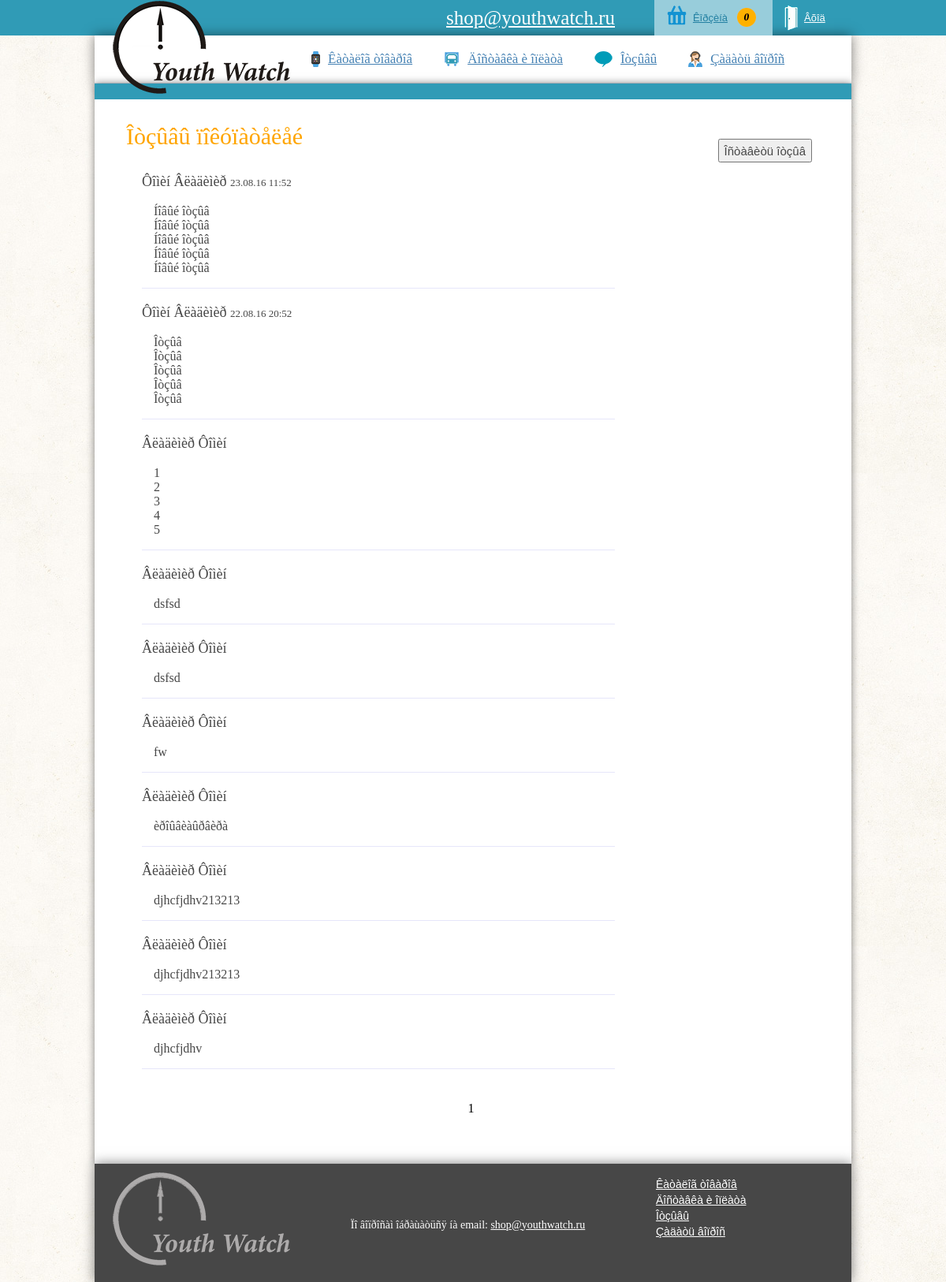
Screenshot of /reviews.php with the database file from the repository.
### tables this page shows
CREATE TABLE `reviews` (
  `rev_id` int(11) NOT NULL AUTO_INCREMENT,
  `name` varchar(40) DEFAULT NULL,
  `review` varchar(500) DEFAULT NULL,
  `date` varchar(20) DEFAULT NULL,
  `time` varchar(20) DEFAULT NULL,
  `user_id` int(11) DEFAULT NULL,
  PRIMARY KEY (`rev_id`)
);

### reviews.php (the view, shortened to what this page needs)
<?php
	require_once ("scripts/view.php");
?>
<!DOCTYPE HTML>
<html lang="ru">
<head>
	<link href="css/index.css" rel="stylesheet" type="text/css">
	<link href="css/reviews.css" rel="stylesheet" type="text/css">
</head>
<body>
<header>
	<div id="header_box">
		<a href="index.php"><img src="../img/logo.png"></a>
		<span id="mail">shop@youthwatch.ru</span>
	</div>
</header>
<nav id = "menu">
	<ul>
		<li><img src="../img/watch.png"><a href ="catalog.php">Êàòàëîã òîâàðîâ</a></li>
		<li><img src="../img/Truck.png"><a href = "delivery.php">Äîñòàâêà è îïëàòà</a></li>
		<li><img src="../img/otzivi.png"><a href = "reviews.php">Îòçûâû</a></li>
		<li><img src="../img/support.png"><a href = "question.php">Çàäàòü âîïðîñ</a></li>
	</ul>
</nav>
<div id="container">
	<div id="line">
	</div>
	<div id="content">
	<?php
		if(isset($_SESSION['user_id'])){
			echo '<input id="send_rev" class="rev_unlock" type="button" value="Îñòàâèòü îòçûâ"></input>';
		}
		else echo '<input id="send_rev" class="rev_lock" type="button" value="Îñòàâèòü îòçûâ"></input>';
	?>
		<p id="title">Îòçûâû ïîêóïàòåëåé</p>
		<?php
		$count_query = mysql_query("SELECT COUNT(1) FROM reviews");
		$count = mysql_fetch_array( $count_query );
		$count_page = intval($count[0]/10)+1;
		if(($count[0]%10)==0) $count_page--;
		if (isset($_GET['page']) && ($_GET['page'])>0 && ($_GET['page'])<=$count_page){
			$page = (int)$_GET['page'] - 1;
			$skip = $page*10;
			$select_query = "SELECT rev_id,name, review,date,time,user_id FROM reviews ORDER BY rev_id DESC LIMIT ".$skip.", 10;";
		}
		else {
			$select_query = "SELECT rev_id,name, review,date,time,user_id FROM reviews ORDER BY rev_id DESC LIMIT 10;";
		}
			$res = mysql_query($select_query);
			while ($row = mysql_fetch_assoc($res)){
            $name = $row['name'];
			$review = preg_replace("/\r\n|\n|\r/", "<br>", $row['review']);
			$date = $row['date'];
			$time = $row['time'];
			$rev_id = $row['rev_id'];
            echo '<div class="review" rev_id='.$rev_id.'>';
			echo '<p class="name">'.$name.'  <span style="font-size:13px;"> '.$date.' '.$time.'</span></p>';
			echo '<p style="clear:both; margin-left:15px;font-family:Comic Sans, Comic Sans MS, cursive;">'.$review.'</p>';
			echo '</div>';
         }
		 $current_page=1;
		echo '<nav id="count_page">';
		echo '<ul>';
		if($count_page<=10){
					 for($i = 1;$i<=$count_page;$i++){
						 if($i == $current_page)
							 echo '<li>'.$i.'</li>';
						else
						echo '<li><a href="reviews.php?page='.$i.'">'.$i.'</a></li>';
					 }
				}
				echo '</ul>';
				echo '</nav>';
		?>
	</div>
</div>
<footer>
	<img src="../img/logo_footer.png">
	<div id="footer_box">
		<div id="footer_block">
			<nav id="footer_menu">
				<ul>
					<li><a href ="catalog.php">Êàòàëîã òîâàðîâ</a></li>
					<li><a href = "delivery.php">Äîñòàâêà è îïëàòà</a></li>
					<li><a href = "reviews.php">Îòçûâû</a></li>
					<li><a href = "question.php">Çàäàòü âîïðîñ</a></li>
				</ul>
			</nav>
			<div id="footer_mail">
				Ïî âîïðîñàì îáðàùàòüñÿ íà email: <span style="text-decoration:underline;">shop@youthwatch.ru</span>
			</div>
		</div>
		<div id="share">
		</div>
	</div>
</footer>
</body>
</html>

### css/index.css (style rules this page uses)
html { padding:0;width:100%;min-width:960px;margin:0; }
body { background:url(../img/background.jpg); width:100%; min-width:960px; padding:0; margin:0; }
header { width:100%; height:45px; margin:0 auto; background:#309bb6; padding:0; min-width:960px; }
#container { margin:0 auto; min-width:960px; padding:0 0 40px 0; width:75%; box-shadow: 0 0 10px rgba(0,0,0,0.5); background:white; }
#content { width:100%; background:white; }
#header_box { margin:0 auto; width:75%; min-width:960px; padding:0; }
header img { margin-left:20px; margin-top:0px; height:120px; float:left; }
img { -moz-user-select: none; -o-user-select:none; -khtml-user-select: none; -webkit-user-select: none; -ms-user-select: none; user-select: none; }
#mail { color:white; margin-right:50px; line-height:45px; font-size:25px; text-decoration:underline; height:45px; float:right; }
footer { margin:0 auto; min-width:960px; padding:0; width:75%; height:150px; clear:both; background:#474747; box-shadow: 0 0 15px rgba(0,0,0,0.5); }
footer img { margin: 10px 0 0 20px; float:left; }
#footer_box { height:100%; margin:0 0 0 265px; overflow:hidden; color:white; }
#footer_block { height:75%; clear:both; }
#footer_mail { width:60%; height:90%; font-size:14px; text-align:center; padding-top:10%; }
#footer_menu { float:right; height:100%; width:268px; }
#footer_menu ul { list-style-type:none; padding:0; height:100%; margin-left:20px; }
#footer_menu a { font-family: 'PT Sans Narrow', sans-serif; font-size:14px; line-height:20px; color:white; }
#share { height:25%; }
#menu { width:75%; min-width:960px; margin: 0 auto; height:60px; padding:0; border-bottom: 1.5px solid #d3dde7; background:white; box-shadow: 0 0 15px rgba(0,0,0,0.5); }
#menu ul { list-style-type:none; padding:0; height:100%; margin:0 0 0 250px; }
#menu li { float:left; height:100%; margin-right:30px; line-height:60px; margin-left:10px; }
#menu li>img { clear:both; height:20px; margin-top:20px; float:left; margin-right:10px; }
#menu a { font-size:17px; color:#4682B4; }
#line { width:100%; background:#309bb6; height:20px; }

### css/reviews.css (style rules this page uses)
#content { position:relative; min-height:600px; }
#title { font-size:30px; color:orange; margin-left:40px; }
#send_rev { position:absolute; top:20px; right:50px; height:30px; font-size:15px; color:#474747; }
.review { color:#474747; width:600px; margin:0 0 20px 60px; border-bottom:1px #E6E6FA solid; }
.name { font-size:18px; margin-top:0; float:left; }
#count_page { width:300px; margin: 0 auto; height:60px; padding:0; }
#count_page ul { list-style-type:none; padding:0; height:100%; text-align:center; }
#count_page li { display:inline-block; height:100%; margin-right:5px; line-height:60px; }

### rows the page displays
reviews: name "Ôîìèí Âëàäèìèð", date "23.08.16", time "11:52", review "Íîâûé îòçûâ Íîâûé îòçûâ Íîâûé îòçûâ Íîâûé îòçûâ Íîâûé îòçûâ"
reviews: name "Ôîìèí Âëàäèìèð", date "22.08.16", time "20:52", review "Îòçûâ Îòçûâ Îòçûâ Îòçûâ Îòçûâ"
reviews: name "Âëàäèìèð Ôîìèí", review "1 2 3 4 5"
reviews: name "Âëàäèìèð Ôîìèí", review "dsfsd"
reviews: name "Âëàäèìèð Ôîìèí", review "dsfsd"
reviews: name "Âëàäèìèð Ôîìèí", review "fw"
reviews: name "Âëàäèìèð Ôîìèí", review "èðîûâèàûðâèðà"
reviews: name "Âëàäèìèð Ôîìèí", review "djhcfjdhv213213"
reviews: name "Âëàäèìèð Ôîìèí", review "djhcfjdhv213213"
reviews: name "Âëàäèìèð Ôîìèí", review "djhcfjdhv"
